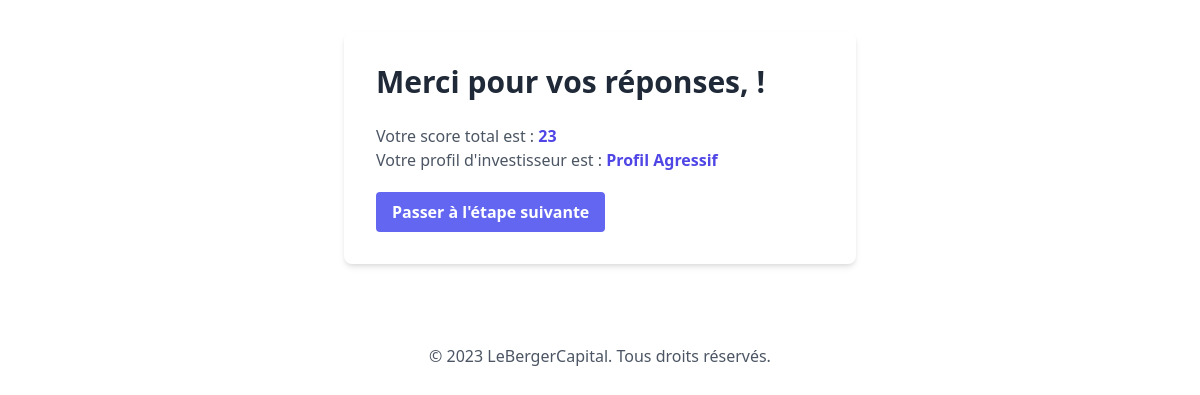
Before: /result/ (signed in) with the older database file.
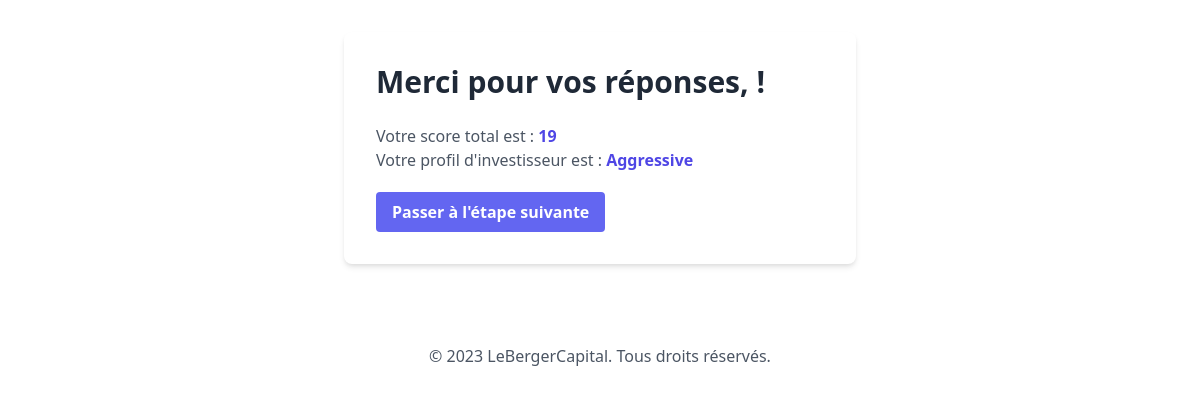
After: the same page with the newer database file.
### question/models.py (models this page shows, shortened)
class SurveyResult(models.Model):
    user = models.OneToOneField(User, on_delete=models.CASCADE)
    total_score = models.IntegerField(default=0)
    profile = models.CharField(max_length=100)

### core/views.py (the view)
# urls.py: path('result/', views.survey_result, name='survey_result'),
@login_required
def survey_result(request):
    survey_result = get_object_or_404(SurveyResult, user=request.user)
    context = {
        'prenom': request.user.first_name,
        'nom': request.user.last_name,
        'score': survey_result.total_score,
        'profile': survey_result.profile,
    }
    return render(request, 'result.html', context)

### core/templates/result.html
{% extends "layout.html" %}
{% load static %}
{% block content %}
<div class="container mx-auto py-8">
    <div class="bg-white max-w-lg mx-auto p-8 rounded-lg shadow-md">
        <h2 class="text-3xl font-semibold text-gray-800 mb-6">Merci pour vos réponses, {{ prenom }} {{ nom }}!</h2>
        <div class="mb-5 text-gray-600">
            <p>Votre score total est : <span class="font-semibold text-indigo-600">{{ score }}</span></p>
            <p>Votre profil d'investisseur est : <span class="font-semibold text-indigo-600">{{ profile }}</span></p>
        </div>
        <button id="nextStep" onclick="window.location.href='{% url 'dashboard' %}'" class="bg-indigo-500 hover:bg-indigo-600 text-white font-bold py-2 px-4 rounded transition duration-200 ease-in-out transform hover:-translate-y-1 hover:scale-105">
            Passer à l'étape suivante
        </button>
    </div>
</div>
<footer class="text-center mt-12 text-gray-600">
    <p>© 2023 LeBergerCapital. Tous droits réservés.</p>
</footer>
{% endblock %}

### core/templates/layout.html (shortened to what this page needs)
{% load static %}
<!DOCTYPE html>
<html lang="en">
<head>
    <link rel="stylesheet" href="https://cdnjs.cloudflare.com/ajax/libs/font-awesome/6.5.1/css/all.min.css" />
    <link href="https://cdn.jsdelivr.net/npm/tailwindcss@2.2.19/dist/tailwind.min.css" rel="stylesheet">
    <link rel="stylesheet" href="https://cdn.jsdelivr.net/npm/sweetalert2@11/dist/sweetalert2.min.css">
</head>
<body>
    {% block content %}{% endblock %}
</body>
</html>

Changed rows visible on the page:
changed SurveyResult: profile "Profil Agressif" → "Aggressive"
Other visible differences:
{{ score }}: "23" → "19"
